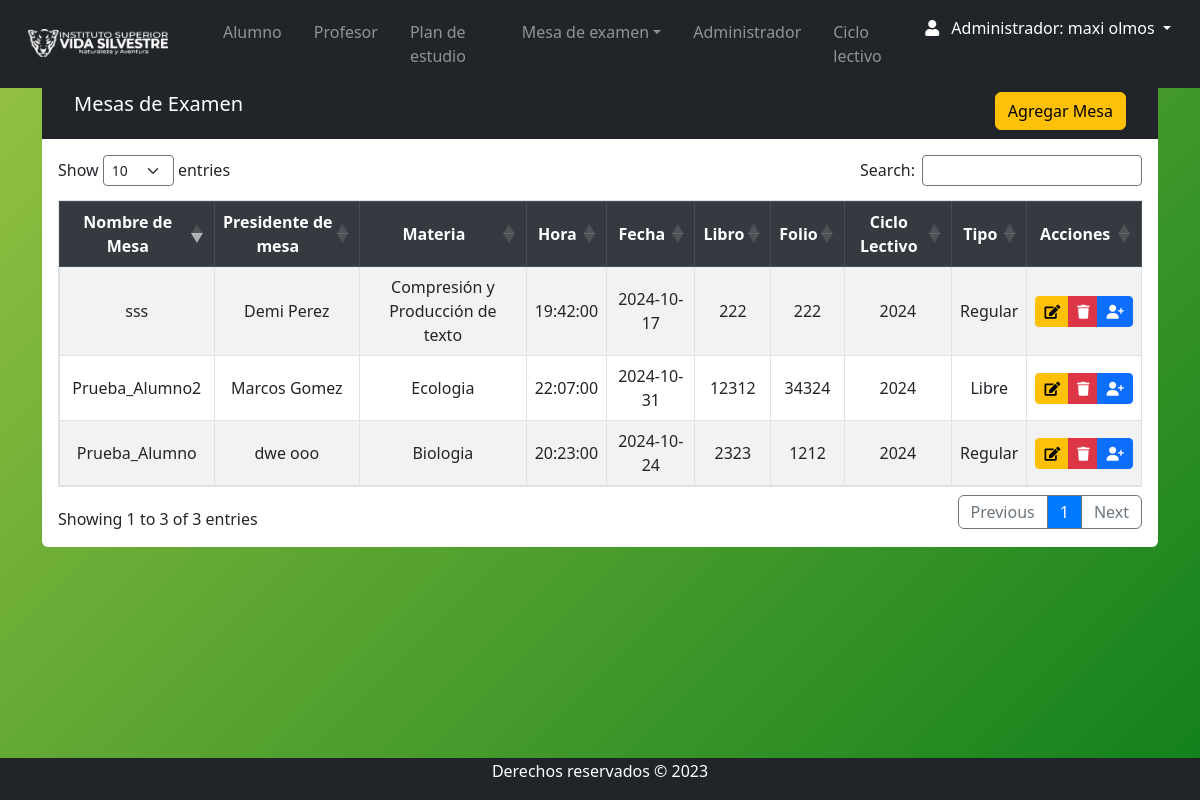
Before: /Views/admin/mesa_alumno.php (signed in) with the older database file.
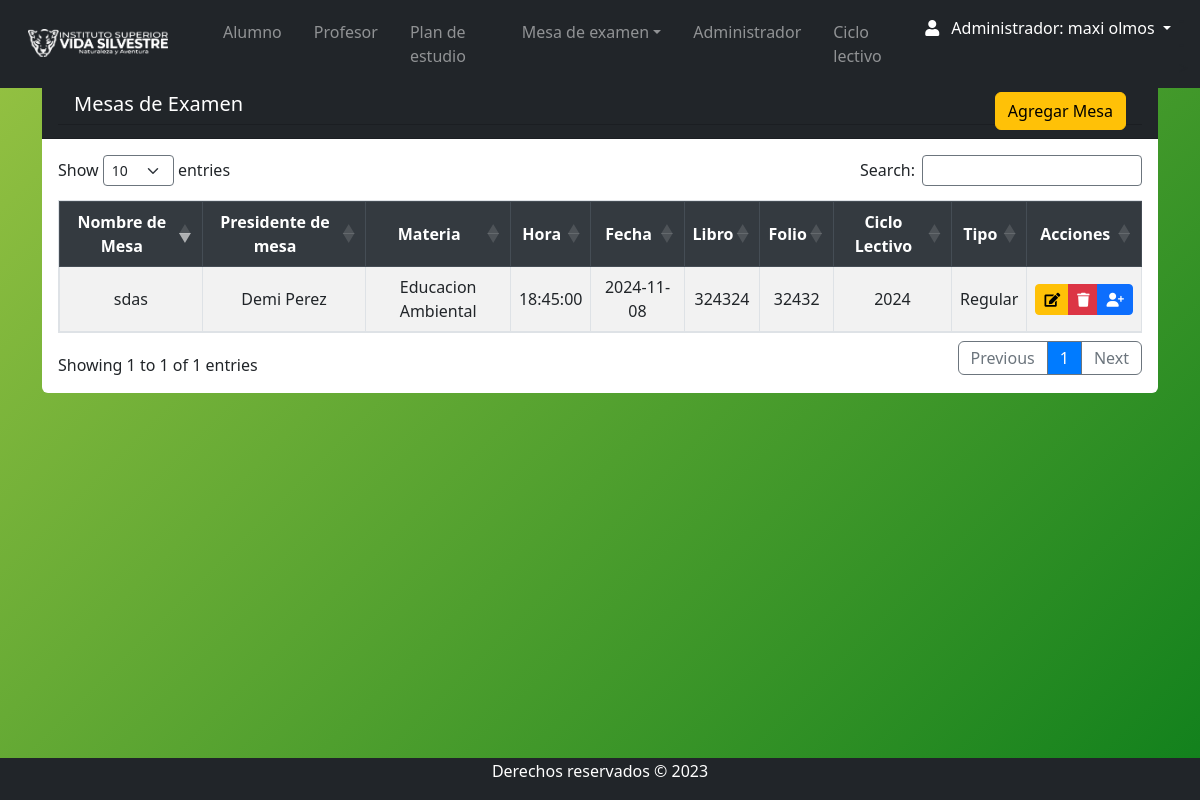
After: the same page with the newer database file.
### tables this page shows
CREATE TABLE `mesa_examen` (
  `id_mesa` int(11) NOT NULL,
  `id_materia` int(11) DEFAULT NULL,
  `fecha` date DEFAULT NULL,
  `nombre_mesa` varchar(30) DEFAULT NULL,
  `hora` time DEFAULT NULL,
  `id_ciclo` int(11) DEFAULT NULL,
  `id_tipo` int(11) DEFAULT NULL,
  `estado` varchar(11) DEFAULT NULL,
  `libro` varchar(20) NOT NULL,
  `folio` int(11) DEFAULT NULL,
  `id_t` int(11) NOT NULL
);

CREATE TABLE `tribunal` (
  `id_t` int(11) NOT NULL,
  `presidente` varchar(50) NOT NULL,
  `primer` varchar(50) DEFAULT NULL,
  `segundo` varchar(50) DEFAULT NULL,
  `fecha_1` date NOT NULL,
  `fecha_2` date NOT NULL,
  `observacion` varchar(100) NOT NULL
);

CREATE TABLE `materia` (
  `id_materia` int(11) NOT NULL,
  `Nombre` varchar(255) DEFAULT NULL,
  `descripcion` varchar(50) DEFAULT NULL,
  `horas` varchar(5) DEFAULT NULL,
  `num_resolucion` varchar(15) DEFAULT NULL,
  `año_cursado` varchar(20) NOT NULL,
  `id_tipo` int(11) DEFAULT NULL,
  `estado` varchar(11) DEFAULT NULL,
  `plan_estudio` varchar(50) DEFAULT NULL
);

CREATE TABLE `ciclo_lectivo` (
  `id_ciclo` int(11) NOT NULL,
  `nombre_ciclo` varchar(50) DEFAULT NULL,
  `fecha_inicio` date DEFAULT NULL,
  `fecha_fin` date DEFAULT NULL,
  `Estado` varchar(11) DEFAULT NULL,
  `created_at` timestamp NOT NULL DEFAULT current_timestamp(),
  `updated_at` timestamp NOT NULL DEFAULT current_timestamp() ON UPDATE current_timestamp(),
  `ciclo_actual` tinyint(4) NOT NULL
);

CREATE TABLE `tipo` (
  `id_tipo` int(11) NOT NULL,
  `nombre_tipo` varchar(50) NOT NULL
);

### Views/admin/mesa_alumno.php (the view, shortened to what this page needs)
<?php
require '../../conn/connection.php';
$query = "SELECT mesa_examen.*,
                 materia.nombre AS nombre_materia,
                 ciclo_lectivo.nombre_ciclo,
                 nombre_tipo AS nombre_tipo,
                 tribunal.presidente
          FROM mesa_examen
          INNER JOIN materia ON mesa_examen.id_materia = materia.id_materia
          LEFT JOIN ciclo_lectivo ON mesa_examen.id_ciclo = ciclo_lectivo.id_ciclo
           LEFT JOIN tribunal ON mesa_examen.id_t = tribunal.id_t
          LEFT JOIN tipo ON mesa_examen.id_tipo = tipo.id_tipo WHERE  mesa_examen.estado= 'Activo'";
$result = $db->query($query);
?>
<?php require 'navbar.php'; ?>
    <div class="container mt-3">
        <div class="card rounded-2 border-0">
            <di class="card-header pb-0 bg-dark text-white ">
                <h5 class="card-header bg-dark text-white"> Mesas de Examen
                <a class="btn btn-warning float-right mb-2" href="mesa_examen_add.php">Agregar Mesa</a>
                    </h5>
            </di>
            <div class="card-body table-responsive">
                <table id="example" class="table table-striped table-bordered  " cellspacing="0" width="100%">
                    <thead class="thead-dark">
                        <tr>
                            <th>Nombre de Mesa</th>
                            <th>Presidente de mesa</th>
                            <th>Materia</th>
                            <th>Hora</th>
                            <th>Fecha </th>
                            <th>Libro</th>
                            <th>Folio</th>
                            <th>Ciclo Lectivo</th>
                            <th>Tipo</th>
                            <th>Acciones </th>
                        </tr>
                    </thead>
                    <tbody>
                        <?php
                        while ($row = $result->fetch(PDO::FETCH_ASSOC)) {
                            echo "<tr>";
                            echo "<td>" . $row['nombre_mesa'] . "</td>";
                            echo "<td>" . $row['presidente'] . "</td>";
                            echo "<td>" . $row['nombre_materia'] . "</td>";
                            echo "<td>" . $row['hora'] . "</td>";
                            echo "<td>" . $row['fecha'] . "</td>";
                            echo "<td>" . $row['libro'] . "</td>";
                            echo "<td>" . $row['folio'] . "</td>";
                            echo "<td>" . $row['nombre_ciclo'] . "</td>";
                            echo "<td>" . $row['nombre_tipo'] . "</td>";
                        ?>
                        <td class="text-center">
                                                    <div class="btn-group">
                                                        <a href="mesa_edit.php?id=<?php echo $row['id_mesa']; ?>" class="btn btn-warning btn-sm" title="Editar" role="button">
                                                            <i class="fas fa-edit"></i>
                                                        </a>
                                                        <a href="javascript:eliminar6(<?php echo $row['id_mesa'];?>)" class="btn btn-danger btn-sm" title="Borrar" role="button">
                                                            <i class="fas fa-trash"></i>
                                                        </a>
                                                        <a href="alum_aconvocar.php?id=<?php echo $row['id_mesa'];?>" class="btn btn-primary btn-sm" title="Alumno" role="button">
                                                        <i class="fa-solid fa-user-plus"></i>
                                                        </a>
                                                    </div>
                                                </td>
                             <?php
                               echo "</tr>";
                                }
                                ?>
                    </tbody>
                </table>
            </div>
        </div>
    </div>
<?php require 'footer.php'; ?>

Changed rows visible on the page:
removed mesa_examen: nombre_mesa "Prueba_Alumno", id_t.presidente "dwe ooo", id_materia.Nombre "Biologia", hora "20:23:00", fecha "2024-10-24", libro "2323", folio "1212", id_ciclo.nombre_ciclo "2024", id_tipo.nombre_tipo "Regular"
removed mesa_examen: nombre_mesa "Prueba_Alumno2", id_t.presidente "Marcos Gomez", id_materia.Nombre "Ecologia", hora "22:07:00", fecha "2024-10-31", libro "12312", folio "34324", id_ciclo.nombre_ciclo "2024", id_tipo.nombre_tipo "Libre"
changed mesa_examen "Demi Perez": nombre_mesa "sss" → "sdas"; id_materia.Nombre "Compresión y Producción de texto" → "Educacion Ambiental"; hora "19:42:00" → "18:45:00"; fecha "2024-10-17" → "2024-11-08"; libro "222" → "324324"; folio "222" → "32432"
Other visible differences:
text written by a page script: "Show entries Search: Showing 1 to 3 of 3 entries Previous 1 Next" → "Show entries Search: Showing 1 to 1 of 1 entries Previous 1 Next"
